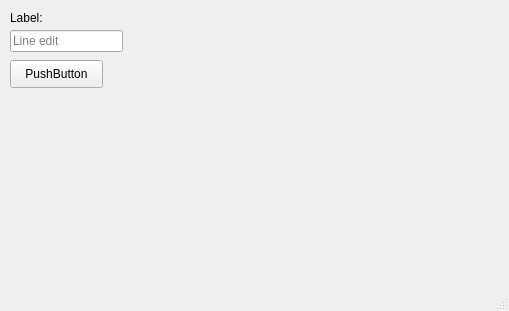
<?xml version="1.0" encoding="UTF-8"?>
<ui version="4.0">
 <class>MainWindow</class>
 <widget class="QMainWindow" name="MainWindow">
  <property name="geometry">
   <rect>
    <x>0</x>
    <y>0</y>
    <width>509</width>
    <height>311</height>
   </rect>
  </property>
  <property name="windowTitle">
   <string>Designer Example</string>
  </property>
  <widget class="QWidget" name="centralwidget">
   <widget class="QLabel" name="label">
    <property name="geometry">
     <rect>
      <x>10</x>
      <y>10</y>
      <width>55</width>
      <height>16</height>
     </rect>
    </property>
    <property name="text">
     <string>Label:</string>
    </property>
   </widget>
   <widget class="QLineEdit" name="lineEdit">
    <property name="geometry">
     <rect>
      <x>10</x>
      <y>30</y>
      <width>113</width>
      <height>22</height>
     </rect>
    </property>
    <property name="placeholderText">
     <string>Line edit</string>
    </property>
   </widget>
   <widget class="QPushButton" name="pushButton">
    <property name="geometry">
     <rect>
      <x>10</x>
      <y>60</y>
      <width>93</width>
      <height>28</height>
     </rect>
    </property>
    <property name="text">
     <string>PushButton</string>
    </property>
   </widget>
  </widget>
  <widget class="QMenuBar" name="menubar">
   <property name="geometry">
    <rect>
     <x>0</x>
     <y>0</y>
     <width>509</width>
     <height>26</height>
    </rect>
   </property>
  </widget>
  <widget class="QStatusBar" name="statusbar"/>
 </widget>
 <resources/>
 <connections/>
</ui>
